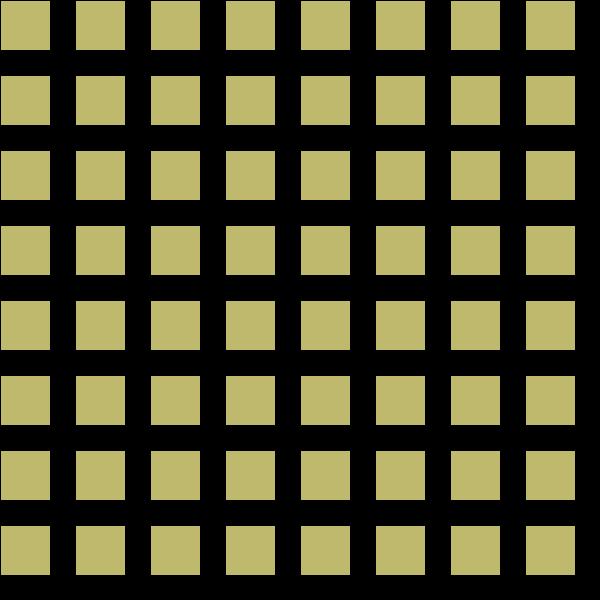
Frame 1 (no input)
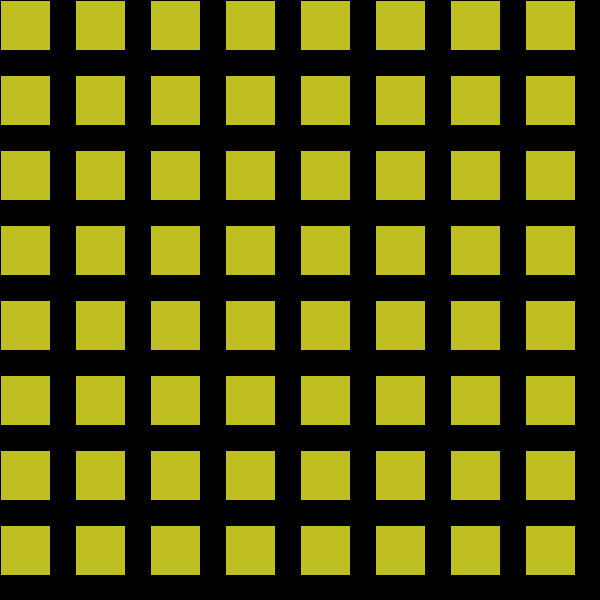
Frame 60 (the mouse pressed at the canvas centre just before this capture)
Frame 120 (the mouse held since frame 60 and released just before this capture): identical to frame 60, image omitted

The Processing sketch that drew these frames (run headless with seeded random() and noise(); from frame 60 on, the mouse is pressed at the canvas centre):

// Processing sketch: yellow_seizure
// ── yellow_seizure.pde
// The world pixel by pixel 2018
// Daniel Rozin
// grid of rectangles changing color with a sine wave

int cellSize= 75;                  // the size of each element
float count = 0;


int[] palate = new int[6];
int palateRotator = 0;
float counter = 0;
int currentColor  = 0;
int segment;
int time = 0;

void setup() {
  size(600, 600);
  colorMode(RGB, 100);
  segment = int(height/palate.length);
  palate[0] = color(236, 170, 18, 75);  // Assign value to first element in the array
  palate[1] = color(156, 97, 58, 75); // Assign value to second element in the array
  palate[2] = color(179, 170, 18, 75);  // Assign value to third element in the array
  palate[3] = color(236, 97, 27, 75); 
  palate[4] = color(143, 81, 60, 75);  
  palate[5] = color(81, 58, 68, 75);
}

void draw() {
  background (0);
  time = time + 1;
  if (counter % 1 == 0) {
    counter = 0;
    println("triggered", time);
    if (currentColor == palate.length - 1) {
      currentColor = 0;
    } else {
      currentColor = currentColor + 1;
    }
  } else {
    counter = counter +0.00000001;
  }
  println(currentColor, time);
   fill(palate[currentColor]);



  for (int x = 0; x < width; x+=cellSize) {
    for (int y = 0; y < height; y+=cellSize) {  
      //float newRed= map(x, 0, height, 0, 255); // get the sinus of the number in order to get a value that has a gratious movement
      //float newGreen = map(y, 0, height, 0, 255);
      //float newBlue = map(x, 0, height, 0, 255);
      //int colorPic = int(x%palate.length+1);
      //int colorFlit = int(y%palate.length+1);
      //if (colorFlit%2 == 0) {
      //  fill(palate[colorPic+ 1]);
      //} else {
      //  fill(palate[colorPic]);
      //}   
      // sin() values go from -1 to 1 so we map that to 0 - 255
      rect(x, y, cellSize/1.5, cellSize/1.5);
    }
    //    if (palateRotator == palate.length -1) {
    //  palateRotator = 0;
    //} else {palateRotator = palateRotator +1;};
  }
}
